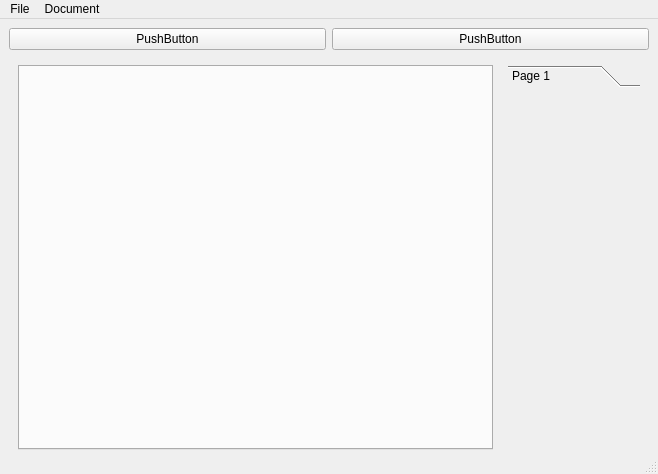
<?xml version="1.0" encoding="UTF-8"?>
<ui version="4.0">
 <class>MainWindow</class>
 <widget class="QMainWindow" name="MainWindow">
  <property name="windowModality">
   <enum>Qt::NonModal</enum>
  </property>
  <property name="geometry">
   <rect>
    <x>0</x>
    <y>0</y>
    <width>658</width>
    <height>474</height>
   </rect>
  </property>
  <property name="minimumSize">
   <size>
    <width>0</width>
    <height>50</height>
   </size>
  </property>
  <property name="windowTitle">
   <string>Document Viewer</string>
  </property>
  <property name="layoutDirection">
   <enum>Qt::LeftToRight</enum>
  </property>
  <widget class="QWidget" name="centralwidget">
   <property name="sizePolicy">
    <sizepolicy hsizetype="Expanding" vsizetype="Expanding">
     <horstretch>0</horstretch>
     <verstretch>0</verstretch>
    </sizepolicy>
   </property>
   <layout class="QGridLayout" name="gridLayout">
    <property name="bottomMargin">
     <number>2</number>
    </property>
    <item row="0" column="0" colspan="2">
     <layout class="QGridLayout" name="grid_layout_tools">
      <item row="0" column="0">
       <widget class="QPushButton" name="pushButton">
        <property name="text">
         <string>PushButton</string>
        </property>
       </widget>
      </item>
      <item row="0" column="1">
       <widget class="QPushButton" name="pushButton_2">
        <property name="text">
         <string>PushButton</string>
        </property>
       </widget>
      </item>
     </layout>
    </item>
    <item row="1" column="0">
     <widget class="QWidget" name="vertical_widget_doc" native="true">
      <property name="sizePolicy">
       <sizepolicy hsizetype="Preferred" vsizetype="Preferred">
        <horstretch>0</horstretch>
        <verstretch>0</verstretch>
       </sizepolicy>
      </property>
      <layout class="QVBoxLayout" name="verticalLayout_4">
       <property name="spacing">
        <number>5</number>
       </property>
       <property name="rightMargin">
        <number>0</number>
       </property>
       <property name="bottomMargin">
        <number>0</number>
       </property>
       <item>
        <widget class="qview::DocTabViewWidget" name="tab_widget_doc">
         <property name="tabPosition">
          <enum>QTabWidget::North</enum>
         </property>
         <property name="currentIndex">
          <number>-1</number>
         </property>
         <property name="elideMode">
          <enum>Qt::ElideMiddle</enum>
         </property>
        </widget>
       </item>
      </layout>
     </widget>
    </item>
    <item row="1" column="1">
     <widget class="QWidget" name="vertical_widget_property" native="true">
      <property name="sizePolicy">
       <sizepolicy hsizetype="Preferred" vsizetype="Preferred">
        <horstretch>0</horstretch>
        <verstretch>0</verstretch>
       </sizepolicy>
      </property>
      <property name="minimumSize">
       <size>
        <width>50</width>
        <height>50</height>
       </size>
      </property>
      <property name="maximumSize">
       <size>
        <width>150</width>
        <height>16777215</height>
       </size>
      </property>
      <layout class="QVBoxLayout" name="verticalLayout_5">
       <item>
        <widget class="QToolBox" name="tool_box_property">
         <property name="maximumSize">
          <size>
           <width>16777215</width>
           <height>16777215</height>
          </size>
         </property>
         <property name="currentIndex">
          <number>0</number>
         </property>
         <widget class="QWidget" name="page">
          <property name="geometry">
           <rect>
            <x>0</x>
            <y>0</y>
            <width>148</width>
            <height>353</height>
           </rect>
          </property>
          <attribute name="label">
           <string>Page 1</string>
          </attribute>
          <layout class="QVBoxLayout" name="vertical_layout_page">
           <property name="leftMargin">
            <number>0</number>
           </property>
           <property name="topMargin">
            <number>0</number>
           </property>
           <property name="rightMargin">
            <number>0</number>
           </property>
           <property name="bottomMargin">
            <number>0</number>
           </property>
          </layout>
         </widget>
        </widget>
       </item>
      </layout>
     </widget>
    </item>
   </layout>
  </widget>
  <widget class="QMenuBar" name="menubar">
   <property name="geometry">
    <rect>
     <x>0</x>
     <y>0</y>
     <width>658</width>
     <height>22</height>
    </rect>
   </property>
   <widget class="QMenu" name="menu_file">
    <property name="title">
     <string>File</string>
    </property>
    <addaction name="separator"/>
    <addaction name="actionExit"/>
    <addaction name="separator"/>
   </widget>
   <widget class="QMenu" name="menu_doc">
    <property name="title">
     <string>Document</string>
    </property>
    <addaction name="action_load_document"/>
    <addaction name="actionLoad_document_list"/>
   </widget>
   <addaction name="menu_file"/>
   <addaction name="menu_doc"/>
  </widget>
  <widget class="QStatusBar" name="statusbar_info"/>
  <action name="actionExit">
   <property name="text">
    <string>Exit</string>
   </property>
  </action>
  <action name="actionLoad_document_list">
   <property name="text">
    <string>Load document list</string>
   </property>
  </action>
  <action name="action_load_document">
   <property name="text">
    <string>Load document</string>
   </property>
  </action>
 </widget>
 <customwidgets>
  <customwidget>
   <class>qview::DocTabViewWidget</class>
   <extends>QTabWidget</extends>
   <header>document_tab_view_widget.h</header>
   <container>1</container>
  </customwidget>
 </customwidgets>
 <resources/>
 <connections/>
</ui>
